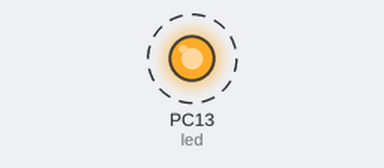
Bench run of a sketch on a simulated STM32 Blue Pill. On the bench: output pins drawn as LEDs (lit = HIGH). Dashed ring = blinking.

Above: at 0.5 s.
Timing chart, 0 to 4.6 s (numbered marks = the images above):
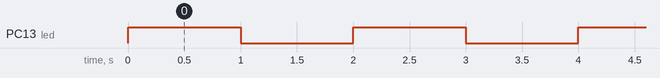

Measured:
- by itself, PC13 (led): alternates HIGH for 1.0 s and LOW for 1.0 s

The sketch:

oneled.ino
```cpp
int led = PC13;

void setup() {
  // put your setup code here, to run once:
  pinMode(led,OUTPUT);
  digitalWrite(led,0);

}

void loop() {
  // put your main code here, to run repeatedly:
  digitalWrite(led,1);
  delay(1000);
  digitalWrite(led,0);
  delay(1000);

}
```
